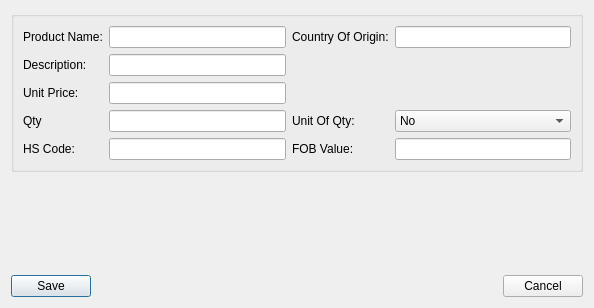
<?xml version="1.0" encoding="UTF-8"?>
<ui version="4.0">
 <class>IMS_ProductEditor</class>
 <widget class="QDialog" name="IMS_ProductEditor">
  <property name="geometry">
   <rect>
    <x>0</x>
    <y>0</y>
    <width>594</width>
    <height>308</height>
   </rect>
  </property>
  <property name="windowTitle">
   <string>Product Details</string>
  </property>
  <layout class="QVBoxLayout" name="verticalLayout">
   <item>
    <widget class="QGroupBox" name="grpLPO_ProductLineDetails">
     <property name="title">
      <string/>
     </property>
     <layout class="QGridLayout" name="gridLayout_2">
      <item row="0" column="0">
       <widget class="QLabel" name="label_4">
        <property name="text">
         <string>Product Name:</string>
        </property>
       </widget>
      </item>
      <item row="0" column="1">
       <widget class="QLineEdit" name="txtLPO_ProductName"/>
      </item>
      <item row="0" column="2">
       <widget class="QLabel" name="label_5">
        <property name="text">
         <string>Country Of Origin:</string>
        </property>
       </widget>
      </item>
      <item row="0" column="3">
       <widget class="QLineEdit" name="txtLPO_CountryOfOrigin"/>
      </item>
      <item row="1" column="0">
       <widget class="QLabel" name="label_6">
        <property name="text">
         <string>Description:</string>
        </property>
       </widget>
      </item>
      <item row="1" column="1">
       <widget class="QLineEdit" name="txtLPO_Description"/>
      </item>
      <item row="2" column="0">
       <widget class="QLabel" name="label_7">
        <property name="text">
         <string>Unit Price:</string>
        </property>
       </widget>
      </item>
      <item row="2" column="1">
       <widget class="QLineEdit" name="txtLPO_UnitPrice"/>
      </item>
      <item row="3" column="0">
       <widget class="QLabel" name="label_8">
        <property name="text">
         <string>Qty</string>
        </property>
       </widget>
      </item>
      <item row="3" column="1">
       <widget class="QLineEdit" name="txtLPO_Qty"/>
      </item>
      <item row="3" column="2">
       <widget class="QLabel" name="label_9">
        <property name="text">
         <string>Unit Of Qty:</string>
        </property>
       </widget>
      </item>
      <item row="3" column="3">
       <widget class="QComboBox" name="cboLPO_UnitOfQty">
        <item>
         <property name="text">
          <string>No</string>
         </property>
        </item>
        <item>
         <property name="text">
          <string>Kgs</string>
         </property>
        </item>
        <item>
         <property name="text">
          <string>Ltrs</string>
         </property>
        </item>
        <item>
         <property name="text">
          <string>Tons</string>
         </property>
        </item>
       </widget>
      </item>
      <item row="4" column="0">
       <widget class="QLabel" name="label_10">
        <property name="text">
         <string>HS Code:</string>
        </property>
       </widget>
      </item>
      <item row="4" column="1">
       <widget class="QLineEdit" name="txtLPO_HSCode"/>
      </item>
      <item row="4" column="2">
       <widget class="QLabel" name="label_11">
        <property name="text">
         <string>FOB Value:</string>
        </property>
       </widget>
      </item>
      <item row="4" column="3">
       <widget class="QLineEdit" name="txtLPO_FOBValue"/>
      </item>
     </layout>
    </widget>
   </item>
   <item>
    <spacer name="verticalSpacer">
     <property name="orientation">
      <enum>Qt::Vertical</enum>
     </property>
     <property name="sizeHint" stdset="0">
      <size>
       <width>20</width>
       <height>106</height>
      </size>
     </property>
    </spacer>
   </item>
   <item>
    <layout class="QHBoxLayout" name="horizontalLayout">
     <item>
      <widget class="QPushButton" name="cmdSave">
       <property name="text">
        <string>Save</string>
       </property>
      </widget>
     </item>
     <item>
      <spacer name="horizontalSpacer">
       <property name="orientation">
        <enum>Qt::Horizontal</enum>
       </property>
       <property name="sizeHint" stdset="0">
        <size>
         <width>40</width>
         <height>20</height>
        </size>
       </property>
      </spacer>
     </item>
     <item>
      <widget class="QPushButton" name="cmdCancel">
       <property name="text">
        <string>Cancel</string>
       </property>
      </widget>
     </item>
    </layout>
   </item>
  </layout>
 </widget>
 <resources/>
 <connections>
  <connection>
   <sender>cmdCancel</sender>
   <signal>clicked()</signal>
   <receiver>IMS_ProductEditor</receiver>
   <slot>reject()</slot>
   <hints>
    <hint type="sourcelabel">
     <x>406</x>
     <y>218</y>
    </hint>
    <hint type="destinationlabel">
     <x>402</x>
     <y>180</y>
    </hint>
   </hints>
  </connection>
 </connections>
</ui>
